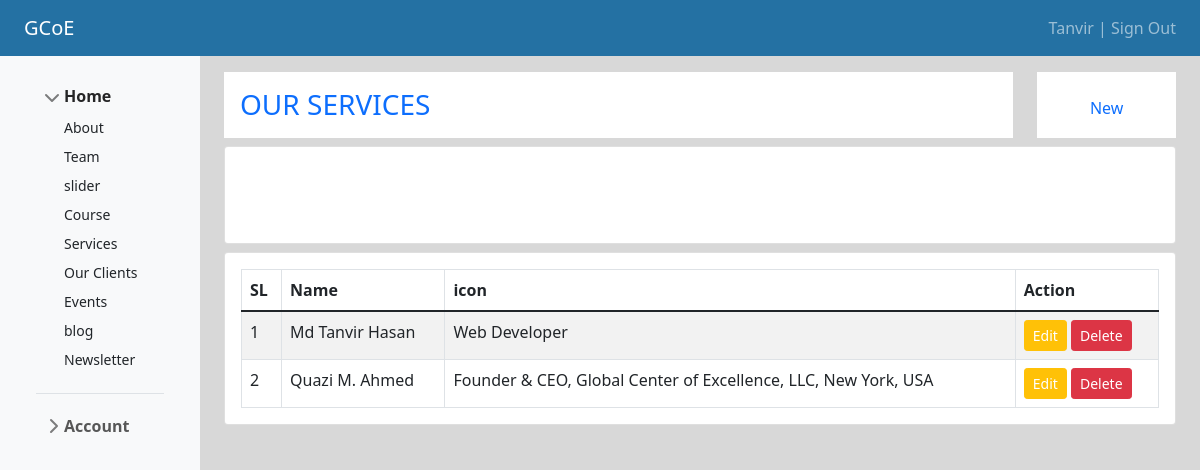
The app's page /admin_new/team.php (signed in), older data.
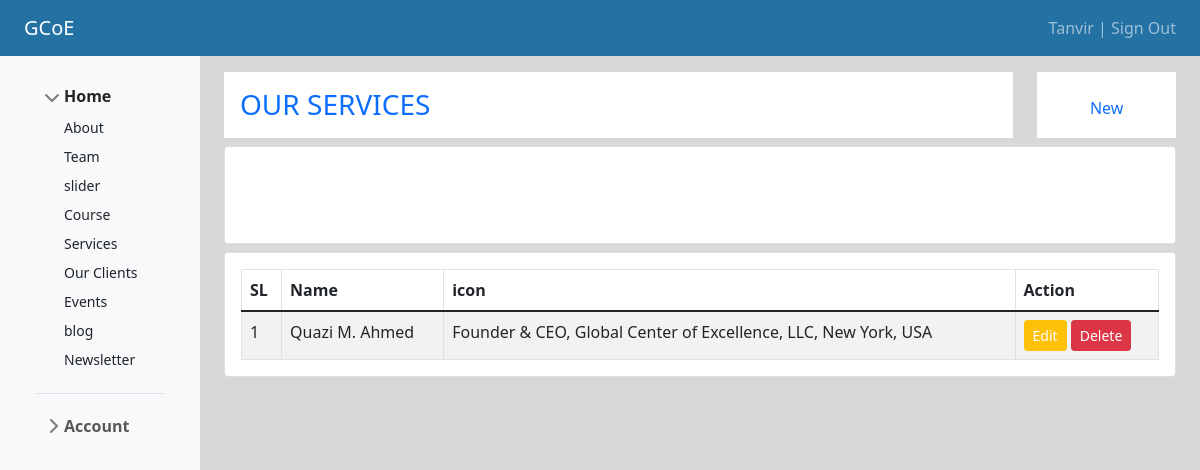
The same page, newer data.
### tables this page shows
CREATE TABLE `our_team` (
  `tid` int(10) NOT NULL,
  `tname` varchar(255) NOT NULL,
  `dasinaton` varchar(255) NOT NULL,
  `phone_no` varchar(100) NOT NULL,
  `email_addres` varchar(255) NOT NULL,
  `address_s` varchar(255) NOT NULL,
  `profile_text` longtext NOT NULL,
  `profile_photos` varchar(255) NOT NULL
);

### config/functions.php (called while the page is built, shortened)
<?php
include "conn.php";
function SelectData($TableName, $moresql){
	global $conn;
	$sql = "SELECT * FROM $TableName $moresql";
	$select = mysqli_query($conn, $sql);
	return $select;
}
?>

### admin_new/team.php (the view, shortened to what this page needs)
<?php
include "layout/header.php";
?>
<div class="row">
    <div class="col-10">
        <h3 class="bg-white p-3 text-uppercase text-primary"><i class="fas fa-users"></i> OUR SERVICES</h3>
    </div>
    <div class="col-2">
        <h3 class="bg-white text-center p-3 text-uppercase text-info"><button onclick="popup()" class="btn p-0 text-primary"> New <i class="fas fa-plus"></i></button></h3>
    </div>
</div>
<div class="card p-5 mb-2">
</div>
<div class="card">
    <div class="card-body">
        <div class="table-responsive">
            <table id="data_table" class="table table-bordered table-striped mb-0">
                <thead>
                    <tr>
                        <th>SL</th>
                        <th>Name</th>
                        <th>icon</th>
                        <th>Action</th>
                    </tr>
                </thead>
                <tbody>
                    <?php
                    $i = 1;
                    $teab_data = SelectData('our_team', "");
                    while ($team_datas = $teab_data->fetch_object()) { ?>
                        <tr>
                            <td><?= $i++ ?></td>
                            <td><?= $team_datas->tname ?></td>
                            <td><?= $team_datas->dasinaton ?></td>
                            <td>
                                <a href="team.php?tid=<?= $team_datas->tid ?>" class="btn btn-warning btn-sm text-white">Edit</a>
                                <a href="team.php?delete_id=<?= $team_datas->tid ?>" onclick="return confirm('Are you sure?')" class="btn btn-danger btn-sm text-white">Delete</a>
                            </td>
                        </tr>
                    <?php } ?>
                </tbody>
            </table>
        </div>
    </div>
</div>
<?php include "layout/footer.php"; ?>

Row changes from the older to the newer data that the page shows:
removed our_team: tname "Md Tanvir Hasan", dasinaton "Web Developer"
